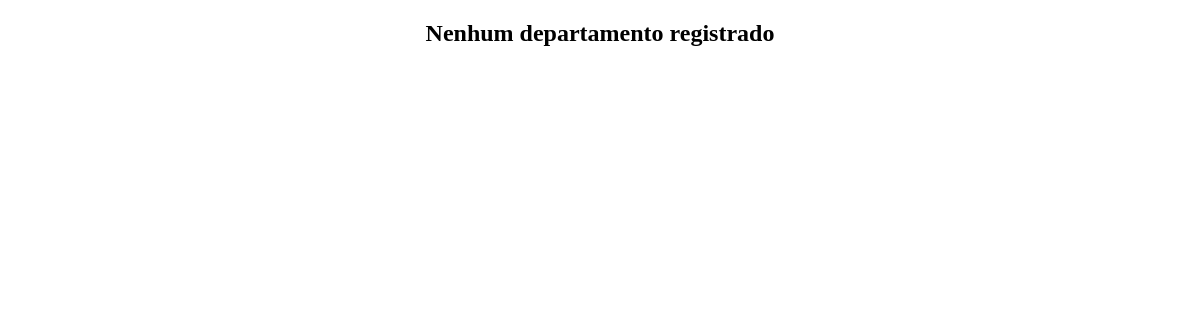
Before: /departamentos/ with the older database file.
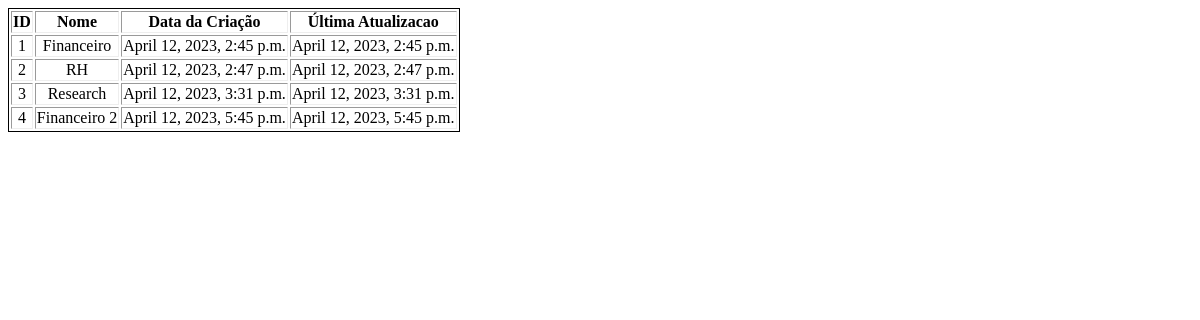
After: the same page with the newer database file.
### departamentos/models.py (models this page shows)
class Departamento(models.Model):
    id = models.IntegerField(primary_key=True)
    nome = models.CharField(max_length=50, unique=True)
    data_criacao = models.DateTimeField(default=datetime.now())
    data_atualizacao = models.DateTimeField(default=datetime.now())
    def __str__(self):
        return self.nome

### departamentos/views.py (the view)
# urls.py: path("", views.index, name="index"),
def index(request):
    todos_departamentos = lista_todos_departamentos()
    context = {'departamentos' : todos_departamentos, 'titulo':'Departamentos'}
    return render(request, "departamentos/index.html", context)

### departamentos/manipulations.py (called while the page is built)
def lista_todos_departamentos():
    try:
        departamentos = Departamento.objects.all().order_by("id")
        return departamentos
    except:
        return None

### departamentos/templates/departamentos/index.html
{% extends 'departamentos/base.html' %}
{% block body %}
{% if departamentos %}
    <table border="1" style="border: 1px solid">
        <tr>
            <th> ID </th>
            <th> Nome </th>
            <th> Data da Criação </th>
            <th> Última Atualizacao </th>
        </tr>
        {% for departamento in departamentos %}
            <tr>
                <td>{{ departamento.id }}</td>
                <td>{{ departamento }}</td>
                <td>{{ departamento.data_criacao }}</td>
                <td>{{ departamento.data_atualizacao }}</td>
            </tr>
        {% endfor %}
{% else %}
<h2> Nenhum departamento registrado </h2>
{% endif %}
{% endblock %}

Changed rows visible on the page:
added Departamento: id "1", nome "Financeiro", data_criacao "April 12, 2023, 2:45 p.m.", data_atualizacao "April 12, 2023, 2:45 p.m."
added Departamento: id "2", nome "RH", data_criacao "April 12, 2023, 2:47 p.m.", data_atualizacao "April 12, 2023, 2:47 p.m."
added Departamento: id "3", nome "Research", data_criacao "April 12, 2023, 3:31 p.m.", data_atualizacao "April 12, 2023, 3:31 p.m."
added Departamento: id "4", nome "Financeiro 2", data_criacao "April 12, 2023, 5:45 p.m.", data_atualizacao "April 12, 2023, 5:45 p.m."
Other visible differences:
text no longer shown: "Nenhum departamento registrado"
text now shown: "ID Nome Data da Criação Última Atualizacao"
